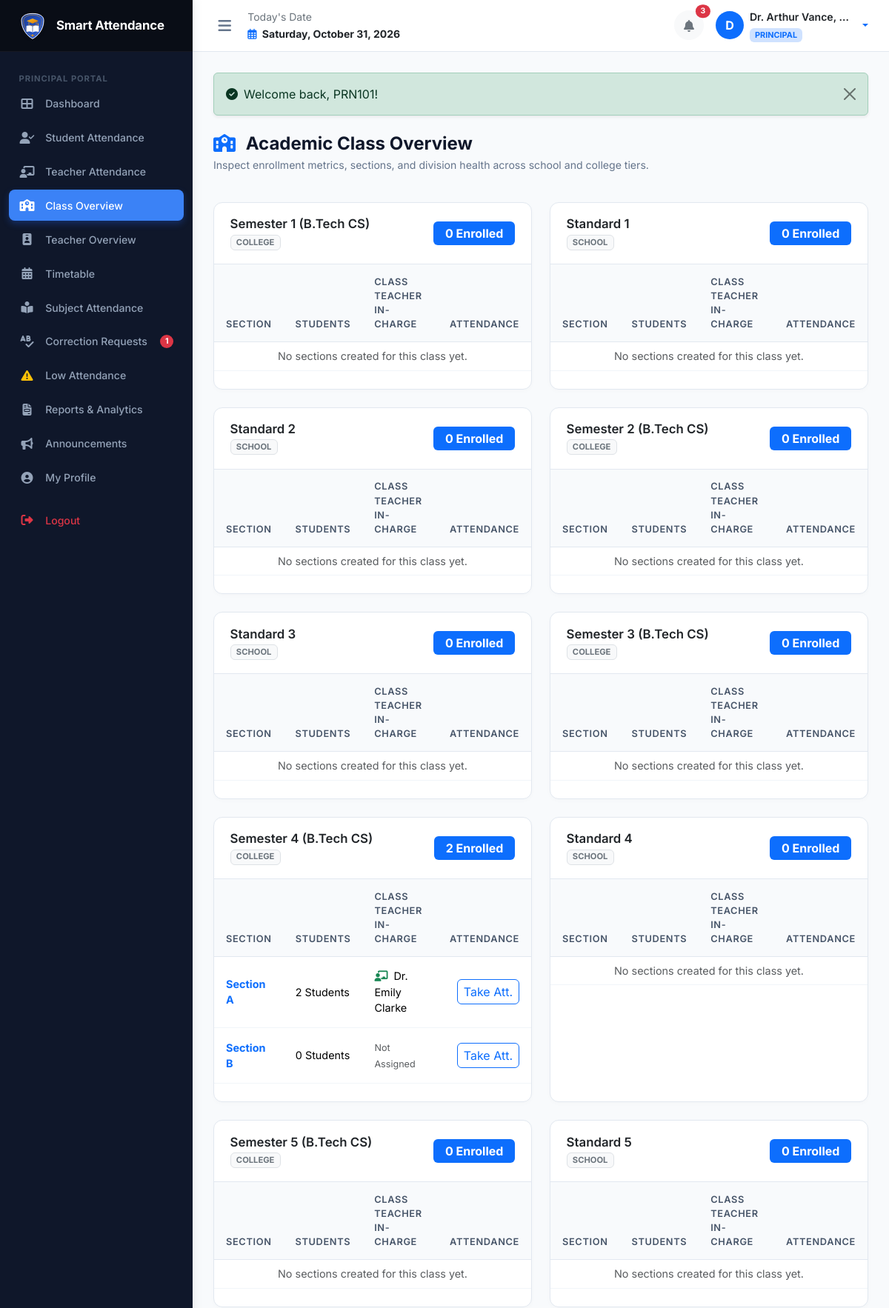
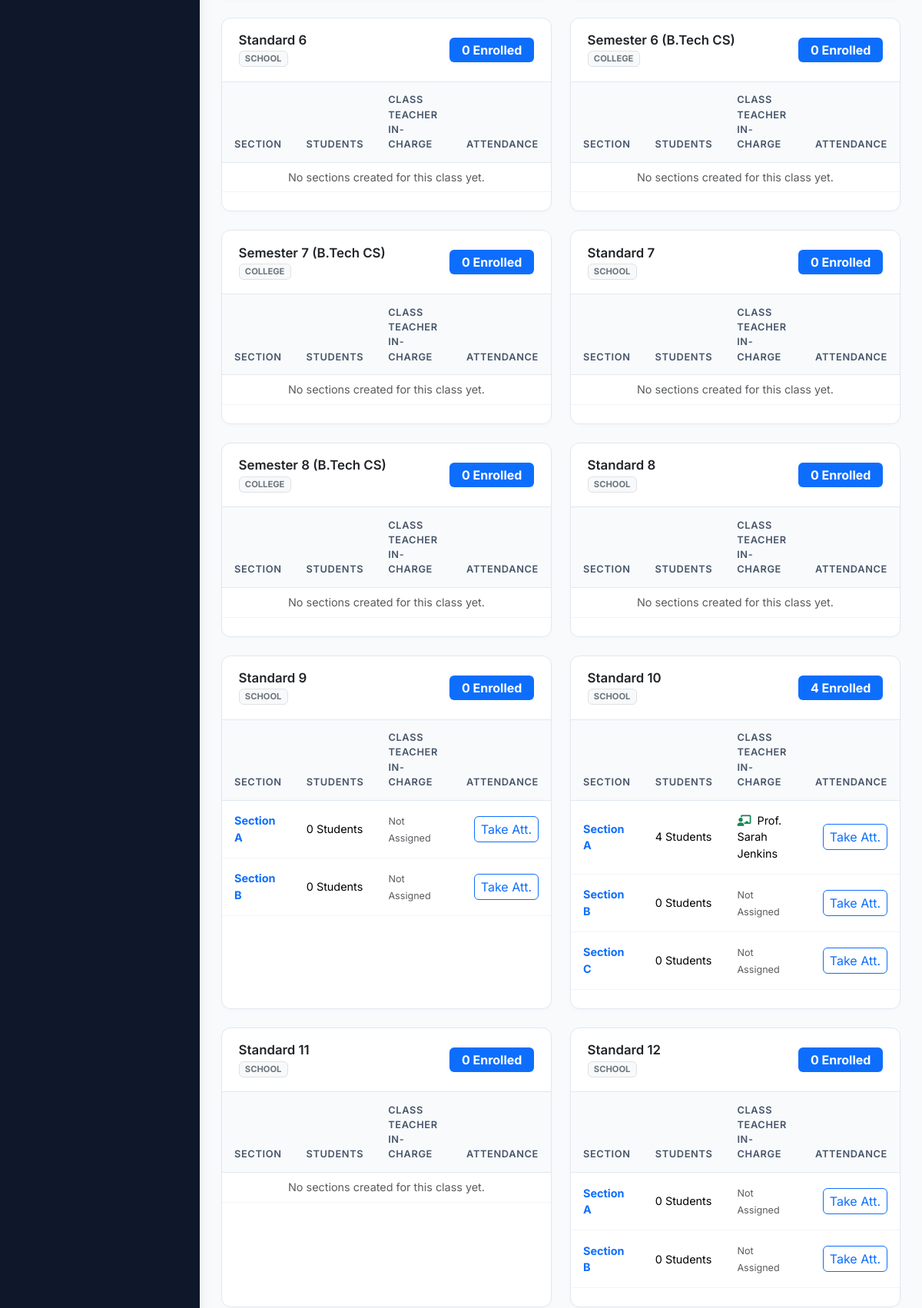
Screenshot of /principal/classes.php (signed in, upper part) with the database file from the repository (2 pictures, top to bottom).
### tables this page shows
CREATE TABLE `classes` (
  `id` INT AUTO_INCREMENT PRIMARY KEY,
  `name` VARCHAR(100) NOT NULL UNIQUE,
  `type` ENUM('school', 'college') NOT NULL DEFAULT 'school',
  `numeric_level` INT NOT NULL,
  `created_at` TIMESTAMP DEFAULT CURRENT_TIMESTAMP,
  INDEX `idx_class_type` (`type`)
);

CREATE TABLE `sections` (
  `id` INT AUTO_INCREMENT PRIMARY KEY,
  `class_id` INT NOT NULL,
  `name` VARCHAR(20) NOT NULL,
  `created_at` TIMESTAMP DEFAULT CURRENT_TIMESTAMP,
  UNIQUE KEY `uk_class_section` (`class_id`, `name`),
  FOREIGN KEY (`class_id`) REFERENCES `classes`(`id`) ON DELETE CASCADE
);

### principal/classes.php (the view, shortened to what this page needs)
<?php
require_once __DIR__ . '/../includes/functions.php';
$pdo = get_db_connection();
$classes = $pdo->query("SELECT c.*,
                               COUNT(DISTINCT sec.id) as section_count,
                               COUNT(DISTINCT s.id) as student_count
                        FROM classes c
                        LEFT JOIN sections sec ON c.id = sec.class_id
                        LEFT JOIN students s ON c.id = s.class_id
                        GROUP BY c.id
                        ORDER BY c.numeric_level ASC")->fetchAll();
require_once __DIR__ . '/../includes/header.php';
require_once __DIR__ . '/../includes/sidebar.php';
require_once __DIR__ . '/../includes/navbar.php';
?>
<div class="page-header">
  <div>
    <h1 class="page-title"><i class="fas fa-school me-2 text-primary"></i> Academic Class Overview</h1>
    <p class="page-subtitle">Inspect enrollment metrics, sections, and division health across school and college tiers.</p>
  </div>
</div>
<div class="row g-4">
  <?php foreach ($classes as $c): ?>
    <?php
      $secStmt = $pdo->prepare("SELECT sec.*,
                                       COUNT(DISTINCT s.id) as student_count,
                                       t.full_name as class_teacher_name
                                FROM sections sec
                                LEFT JOIN students s ON sec.id = s.section_id
                                LEFT JOIN teacher_assignments ta ON sec.id = ta.section_id AND ta.is_class_teacher = 1
                                LEFT JOIN teachers t ON ta.teacher_id = t.id
                                WHERE sec.class_id = ?
                                GROUP BY sec.id
                                ORDER BY sec.name ASC");
      $secStmt->execute([$c['id']]);
      $sections = $secStmt->fetchAll();
    ?>
    <div class="col-lg-6">
      <div class="card card-custom h-100">
        <div class="card-header d-flex justify-content-between align-items-center">
          <div>
            <h5 class="card-title text-dark"><?= e($c['name']) ?></h5>
            <span class="badge bg-light text-secondary border text-uppercase" style="font-size: 0.7rem;"><?= e($c['type']) ?></span>
          </div>
          <span class="badge bg-primary px-3 py-2 fs-6"><?= $c['student_count'] ?> Enrolled</span>
        </div>
        <div class="card-body p-0">
          <div class="table-responsive">
            <table class="table table-custom table-sm mb-0">
              <thead class="table-light">
                <tr>
                  <th>Section</th>
                  <th>Students</th>
                  <th>Class Teacher In-charge</th>
                  <th class="text-end">Attendance</th>
                </tr>
              </thead>
              <tbody>
                <?php if (!empty($sections)): ?>
                  <?php foreach ($sections as $s): ?>
                    <tr>
                      <td><strong class="text-primary">Section <?= e($s['name']) ?></strong></td>
                      <td><?= $s['student_count'] ?> Students</td>
                      <td>
                        <?php if (!empty($s['class_teacher_name'])): ?>
                          <i class="fas fa-chalkboard-teacher text-success me-1"></i> <?= e($s['class_teacher_name']) ?>
                        <?php else: ?>
                          <span class="text-muted small">Not Assigned</span>
                        <?php endif; ?>
                      </td>
                      <td class="text-end">
                        <a href="<?= BASE_URL ?>/principal/student_attendance.php?class_id=<?= $c['id'] ?>&section_id=<?= $s['id'] ?>" class="btn btn-xs btn-outline-primary py-1 px-2 small">
                          Take Att.
                        </a>
                      </td>
                    </tr>
                  <?php endforeach; ?>
                <?php else: ?>
                  <tr><td colspan="4" class="text-center text-muted py-2 small">No sections created for this class yet.</td></tr>
                <?php endif; ?>
              </tbody>
            </table>
          </div>
        </div>
      </div>
    </div>
  <?php endforeach; ?>
</div>
<?php require_once __DIR__ . '/../includes/footer.php'; ?>

### assets/css/style.css (style rules this page uses)
:root { --primary: #1e40af; --primary-hover: #1e3a8a; --primary-light: #eff6ff; --secondary: #64748b; --accent: #3b82f6; --dark-sidebar: #0f172a; --sidebar-hover: #1e293b; --sidebar-text: #94a3b8; --sidebar-text-active: #ffffff; --bg-main: #f8fafc; --card-bg: #ffffff; --border-color: #e2e8f0; --text-main: #1e293b; --text-muted: #64748b; --status-present: #10b981; --status-absent: #ef4444; --status-late: #f59e0b; --status-halfday: #f97316; --status-leave: #06b6d4; --sidebar-width: 260px; --sidebar-collapsed-width: 76px; --topbar-height: 70px; --transition: all 0.25s cubic-bezier(0.4, 0, 0.2, 1); }
body { font-family: 'Inter', -apple-system, BlinkMacSystemFont, "Segoe UI", Roboto, Oxygen, Ubuntu, Cantarell, sans-serif; background-color: var(--bg-main); color: var(--text-main); min-height: 100vh; margin: 0; padding: 0; }
h1, h2, h3, h4, h5, h6 { font-weight: 600; color: #0f172a; }
a { text-decoration: none; transition: var(--transition); }
.page-header { margin-bottom: 1.5rem; display: flex; align-items: center; justify-content: space-between; flex-wrap: wrap; gap: 1rem; }
.page-title { font-size: 1.5rem; font-weight: 700; color: #0f172a; margin: 0; }
.page-subtitle { color: var(--text-muted); font-size: 0.88rem; margin-top: 0.2rem; }
.card-custom { background: #ffffff; border: 1px solid var(--border-color); border-radius: 12px; box-shadow: 0 2px 6px rgba(0, 0, 0, 0.02); margin-bottom: 1.5rem; }
.card-custom .card-header { background: transparent; border-bottom: 1px solid var(--border-color); padding: 1.15rem 1.35rem; display: flex; align-items: center; justify-content: space-between; }
.card-custom .card-header .card-title { font-size: 1.05rem; font-weight: 600; color: #0f172a; margin: 0; }
.card-custom .card-body { padding: 1.35rem; }
.table-custom { margin: 0; }
.table-custom thead th { background-color: #f8fafc; color: #475569; font-weight: 600; font-size: 0.8rem; text-transform: uppercase; letter-spacing: 0.05em; border-bottom: 1px solid var(--border-color); padding: 0.85rem 1rem; }
.table-custom tbody td { padding: 0.95rem 1rem; vertical-align: middle; border-bottom: 1px solid #f1f5f9; font-size: 0.9rem; }

### rows the page displays
classes: name "Semester 1 (B.Tech CS)", type "COLLEGE", student_count "0", shows "No sections created for this class yet."
classes: name "Standard 1", type "SCHOOL", student_count "0", shows "No sections created for this class yet."
classes: name "Standard 2", type "SCHOOL", student_count "0", shows "No sections created for this class yet."
classes: name "Semester 2 (B.Tech CS)", type "COLLEGE", student_count "0", shows "No sections created for this class yet."
classes: name "Standard 3", type "SCHOOL", student_count "0", shows "No sections created for this class yet."
classes: name "Semester 3 (B.Tech CS)", type "COLLEGE", student_count "0", shows "No sections created for this class yet."
classes: name "Semester 4 (B.Tech CS)", type "COLLEGE", student_count "2"
sections: name "A", student_count "2", class_teacher_name "Dr. Emily Clarke"
sections: name "B", student_count "0", shows "Not Assigned"
classes: name "Standard 4", type "SCHOOL", student_count "0", shows "No sections created for this class yet."
classes: name "Semester 5 (B.Tech CS)", type "COLLEGE", student_count "0", shows "No sections created for this class yet."
classes: name "Standard 5", type "SCHOOL", student_count "0", shows "No sections created for this class yet."
classes: name "Standard 6", type "SCHOOL", student_count "0", shows "No sections created for this class yet."
classes: name "Semester 6 (B.Tech CS)", type "COLLEGE", student_count "0", shows "No sections created for this class yet."
classes: name "Semester 7 (B.Tech CS)", type "COLLEGE", student_count "0", shows "No sections created for this class yet."
classes: name "Standard 7", type "SCHOOL", student_count "0", shows "No sections created for this class yet."
classes: name "Semester 8 (B.Tech CS)", type "COLLEGE", student_count "0", shows "No sections created for this class yet."
classes: name "Standard 8", type "SCHOOL", student_count "0", shows "No sections created for this class yet."
classes: name "Standard 9", type "SCHOOL", student_count "0"
sections: name "A", student_count "0", shows "Not Assigned"
sections: name "B", student_count "0", shows "Not Assigned"
classes: name "Standard 10", type "SCHOOL", student_count "4"
sections: name "A", student_count "4", class_teacher_name "Prof. Sarah Jenkins"
sections: name "B", student_count "0", shows "Not Assigned"
sections: name "C", student_count "0", shows "Not Assigned"
classes: name "Standard 11", type "SCHOOL", student_count "0", shows "No sections created for this class yet."
classes: name "Standard 12", type "SCHOOL", student_count "0"
sections: name "A", student_count "0", shows "Not Assigned"
sections: name "B", student_count "0", shows "Not Assigned"

### other values shown
$pendingCorrections "1"
$unreadCount "3"
substr($user['full_name'] ?? 'U', 0, 1) "D"
$user['full_name'] "Dr. Arthur Vance,…"
$user['role'] "PRINCIPAL"
$msg['message'] "Welcome back, PRN101!"
